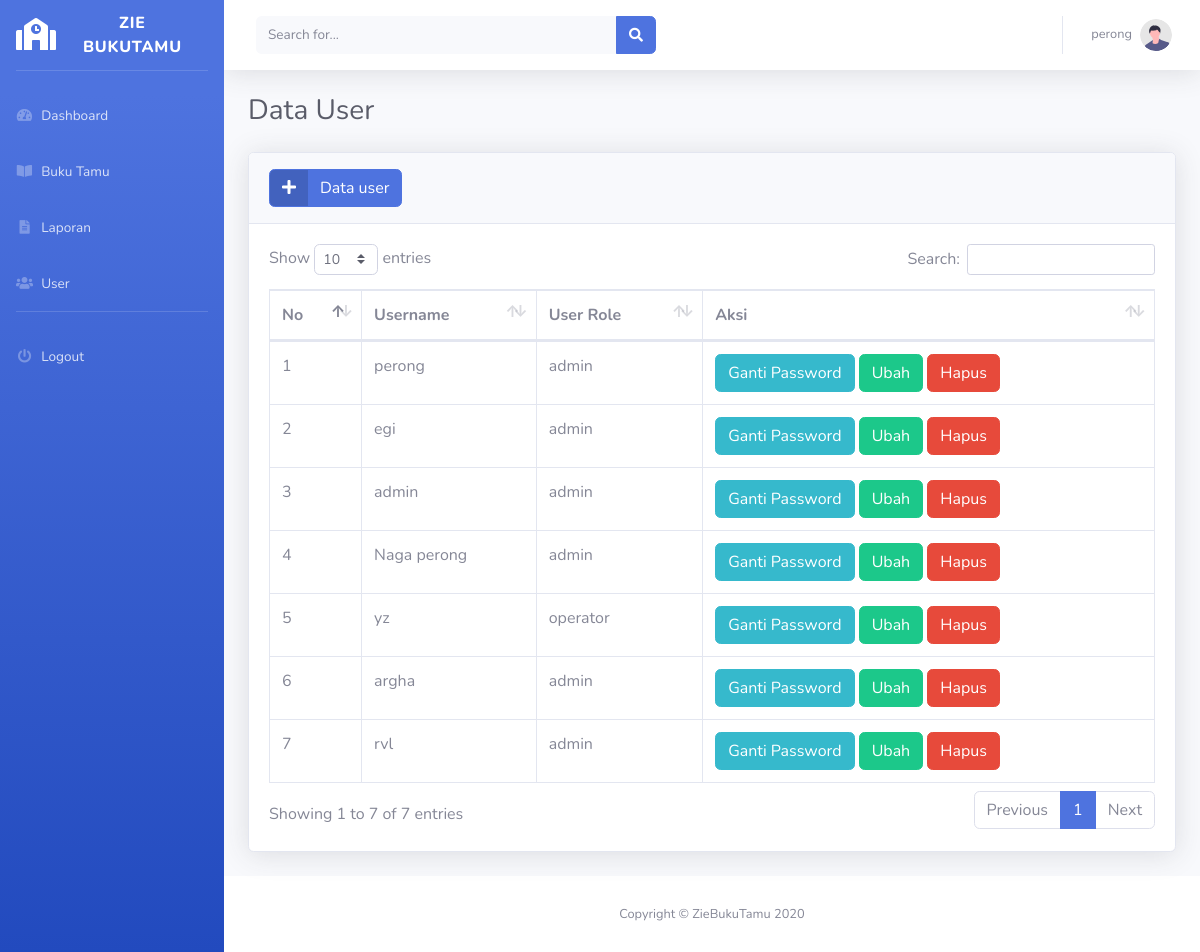
/users.php (signed in), run on the app's committed database.
### tables this page shows
CREATE TABLE `users` (
  `id_users` varchar(5) NOT NULL,
  `username` varchar(255) NOT NULL,
  `password` varchar(255) NOT NULL,
  `user_role` enum('admin','operator') NOT NULL
);

### function.php (called while the page is built, shortened)
<?php
require_once('koneksi.php');
function query($query)
{
    global $koneksi;
    $result = mysqli_query($koneksi, $query);
    $rows = [];
    while ($row = mysqli_fetch_assoc($result)) {
        $rows[] = $row;
    }
    return $rows;
}

### users.php (the view, shortened to what this page needs)
<?php
require_once('function.php');
include_once('templates/header.php');
?>
<div class="container-fluid">
  <h1 class="h3 mb-4 text-gray-800">Data User</h1>
  <div class="card shadow mb-4">
    <div class="card-header py-3">
      <button type="button" class="btn btn-primary btn-icon-split"
        data-toggle="modal" data-target="#tambahModal">
        <span class="icon text-while-50">
          <i class="fas fa-plus"></i>
        </span>
        <span class="text">Data user</span>
      </button>
    </div>
    <div class="card-body">
      <div class="table-responsive">
        <table class="table table-bordered" id="dataTable" width="100%" cellspacing="0">
          <thead>
            <tr>
              <th>No</th>
              <th>Username</th>
              <th>User Role</th>
              <th>Aksi</th>
            </tr>
          </thead>
          <tbody>
            <?php
            $no = 1;
            $users = query("SELECT * FROM `users`");
            foreach ($users as $user) : ?>
              <tr>
                <td><?= $no++; ?></td>
                <td><?= $user['username'] ?></td>
                <td><?= $user['user_role'] ?></td>
                <td><button type="button" class="btn btn-info btn-icon-split" data-toggle="modal" data-target="#gantiPassword" data-id="<?= $user['id_users'] ?>">
                    <span class="text">Ganti Password</span>
                  </button>
                  <a class="btn btn-success" href="edit-users.php?id=<?= $user['id_users'] ?>">Ubah</a>
                  <a onclick="confirm('Apakah anda yakin ingin menghapus data user?')" class="btn btn-danger" href="hapus-users.php?id=<?= $user['id_users'] ?>">Hapus</a><br>
                </td>
              </tr>
            <?php endforeach; ?>
          </tbody>
        </table>
      </div>
    </div>
  </div>
  <?php
  include_once('templates/footer.php')
  ?>

### templates/header.php (shortened to what this page needs)
<!DOCTYPE html>
<html lang="en">
<head>
    <link href="assets/vendor/fontawesome-free/css/all.min.css" rel="stylesheet" type="text/css">
    <link href="assets/css/sb-admin-2.min.css" rel="stylesheet">
    <link href="vendor/datatables/dataTables.bootstrap4.min.css" rel="stylesheet">
</head>
<body id="page-top">
    <div id="wrapper">
        <ul class="navbar-nav bg-gradient-primary sidebar sidebar-dark accordion" id="accordionSidebar">
            <a class="sidebar-brand d-flex align-items-center justify-content-center" href="index.php">
                <div class="sidebar-brand-icon">
                <i class="fas fa-school" ></i>
                </div>
                <div class="sidebar-brand-text mx-3">Zie BukuTamu</div>
            </a>
            <hr class="sidebar-divider d-none d-md-block">
            <li class="nav-item">
                <a class="nav-link" href="index.php">
                    <i class="fas fa-fw fa-tachometer-alt"></i>
                    <span>Dashboard</span></a>
            </li>
            <li class="nav-item">
                <a class="nav-link" href="buku-tamu.php">
                    <i class="fas fa-fw fa-book-open"></i>
                    <span>Buku Tamu</span></a>
            </li>
            <li class="nav-item">
                <a class="nav-link" href="laporan.php">
                    <i class="fas fa-fw fa-file-alt"></i>
                    <span>Laporan</span></a>
            </li>
            <li class="nav-item">
                <a class="nav-link" href="users.php">
                    <i class="fas fa-fw fa-users"></i>
                    <span>User</span></a>
            </li>
            <hr class="sidebar-divider d-none d-md-block">
            <?php
            if(isset($_SESSION['login'])) :
            ?>
                <li class="nav-item">
                    <a class="nav-link" href="logout.php">
                        <i class="fas fa-fw fa-power-off"></i>
                        <span>Logout</span>
                    </a>
                </li>
            <?php
            endif;
            ?>
        </ul>
        <div id="content-wrapper" class="d-flex flex-column">
            <div id="content">
                <nav class="navbar navbar-expand navbar-light bg-white topbar mb-4 static-top shadow">
                    <form
                        class="d-none d-sm-inline-block form-inline mr-auto ml-md-3 my-2 my-md-0 mw-100 navbar-search">
                        <div class="input-group">
                            <input type="text" class="form-control bg-light border-0 small" placeholder="Search for..."
                                aria-label="Search" aria-describedby="basic-addon2">
                            <div class="input-group-append">
                                <button class="btn btn-primary" type="button">
                                    <i class="fas fa-search fa-sm"></i>
                                </button>
                            </div>
                        </div>
                    </form>
                    <ul class="navbar-nav ml-auto">
                        <li class="nav-item dropdown no-arrow">
                            <a class="nav-link dropdown-toggle" href="#" id="userDropdown" role="button"
                                data-toggle="dropdown" aria-haspopup="true" aria-expanded="false">
                                <span class="mr-2 d-none d-lg-inline text-gray-600 small"><?= $username = $_SESSION['username']?></span>
                                <img class="img-profile rounded-circle"
                                    src="assets/img/undraw_profile.svg">
                            </a>
                        </li>
                    </ul>
                </nav>

### templates/footer.php (shortened to what this page needs)
</div>
            <footer class="sticky-footer bg-white">
                <div class="container my-auto">
                    <div class="copyright text-center my-auto">
                        <span>Copyright &copy; ZieBukuTamu 2020</span>
                    </div>
                </div>
            </footer>
        </div>
    </div>
</body>
</html>

### data on the page
users: username "perong", user_role "admin"
users: username "egi", user_role "admin"
users: username "admin", user_role "admin"
users: username "Naga perong", user_role "admin"
users: username "yz", user_role "operator"
users: username "argha", user_role "admin"
users: username "rvl", user_role "admin"

### other printed values
$username = $_SESSION['username'] "perong"
